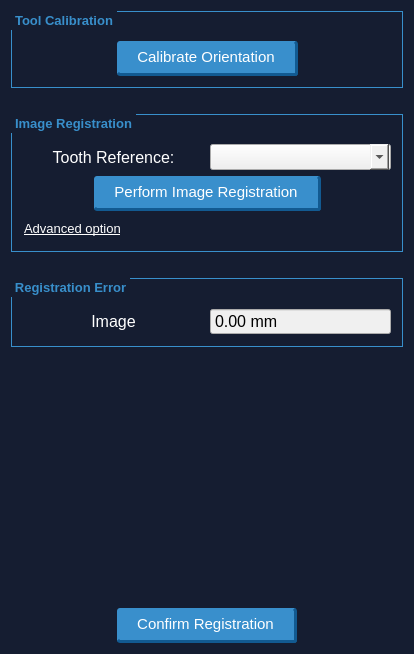
<?xml version="1.0" encoding="UTF-8"?>
<ui version="4.0">
 <class>SCBDentalRegistrationPipeline</class>
 <widget class="QWidget" name="SCBDentalRegistrationPipeline">
  <property name="geometry">
   <rect>
    <x>0</x>
    <y>0</y>
    <width>414</width>
    <height>654</height>
   </rect>
  </property>
  <property name="minimumSize">
   <size>
    <width>414</width>
    <height>0</height>
   </size>
  </property>
  <property name="maximumSize">
   <size>
    <width>414</width>
    <height>16777215</height>
   </size>
  </property>
  <property name="windowTitle">
   <string>Registration</string>
  </property>
  <property name="styleSheet">
   <string notr="true">QWidget{
        background-color:#151d31}</string>
  </property>
  <layout class="QVBoxLayout" name="verticalLayout">
   <item>
    <widget class="QGroupBox" name="groupBox_Tracking_2">
     <property name="font">
      <font>
       <pointsize>10</pointsize>
       <weight>75</weight>
       <bold>true</bold>
      </font>
     </property>
     <property name="styleSheet">
      <string notr="true">QGroupBox {
    background-color: transparent;
    border: 1px solid #388fcb;
    border-radius: 0px;
    margin-top: 4ex; /* leave space at the top for the title */
    font-weight: bold;
	
}

QGroupBox::title {
    subcontrol-origin: margin;
    subcontrol-position: top left; /* position at the top center */
    color: #388fcb;
    padding: 2px;
}</string>
     </property>
     <property name="title">
      <string>Tool Calibration</string>
     </property>
     <layout class="QHBoxLayout" name="horizontalLayout_5">
      <item>
       <spacer name="horizontalSpacer">
        <property name="orientation">
         <enum>Qt::Horizontal</enum>
        </property>
        <property name="sizeHint" stdset="0">
         <size>
          <width>83</width>
          <height>20</height>
         </size>
        </property>
       </spacer>
      </item>
      <item>
       <widget class="QPushButton" name="pushButtonCalibrateOrientation">
        <property name="sizePolicy">
         <sizepolicy hsizetype="Preferred" vsizetype="Fixed">
          <horstretch>0</horstretch>
          <verstretch>0</verstretch>
         </sizepolicy>
        </property>
        <property name="minimumSize">
         <size>
          <width>0</width>
          <height>0</height>
         </size>
        </property>
        <property name="maximumSize">
         <size>
          <width>16777215</width>
          <height>16777215</height>
         </size>
        </property>
        <property name="font">
         <font>
          <family>Microsoft YaHei UI</family>
          <pointsize>11</pointsize>
         </font>
        </property>
        <property name="styleSheet">
         <string notr="true">QPushButton{
padding:7px 20px 7px 20px;
outline:none;
background-color: #398fcc;
border-radius:3px; 
border-top: none;
border-left: none;
border-right: 3px  solid #125a91;
border-bottom: 3px  solid #125a91;
color:rgb(255, 255, 255);
}

QPushButton:hover{ 
background-color:#2fa2f4; 
color: white; 
}

QPushButton:pressed
{ 
background-color: #398fcc;
border:none;
}


/*
QPushButton {
color: #333;
border: 2px solid #555;
border-radius: 11px;
padding: 5px;
background: qradialgradient(cx: 0.3, cy: -0.4,
fx: 0.3, fy: -0.4,
radius: 1.35, stop: 0 #fff, stop: 1 #888);
min-width: 80px;
}

QPushButton:hover {
background: qradialgradient(cx: 0.3, cy: -0.4,
fx: 0.3, fy: -0.4,
radius: 1.35, stop: 0 #fff, stop: 1 #bbb);
}

QPushButton:pressed {
background: qradialgradient(cx: 0.4, cy: -0.1,
fx: 0.4, fy: -0.1,
radius: 1.35, stop: 0 #fff, stop: 1 #ddd);
}
*/</string>
        </property>
        <property name="text">
         <string>Calibrate Orientation</string>
        </property>
       </widget>
      </item>
      <item>
       <spacer name="horizontalSpacer_2">
        <property name="orientation">
         <enum>Qt::Horizontal</enum>
        </property>
        <property name="sizeHint" stdset="0">
         <size>
          <width>83</width>
          <height>20</height>
         </size>
        </property>
       </spacer>
      </item>
     </layout>
    </widget>
   </item>
   <item>
    <widget class="QLabel" name="label_4">
     <property name="styleSheet">
      <string notr="true">background-color: transparent;</string>
     </property>
     <property name="text">
      <string/>
     </property>
     <property name="pixmap">
      <pixmap>:/HyperBlue/hyperblue/icon/arrow.png</pixmap>
     </property>
     <property name="alignment">
      <set>Qt::AlignCenter</set>
     </property>
    </widget>
   </item>
   <item>
    <widget class="QGroupBox" name="groupBoxImageRegistration">
     <property name="font">
      <font>
       <pointsize>10</pointsize>
       <weight>75</weight>
       <bold>true</bold>
      </font>
     </property>
     <property name="styleSheet">
      <string notr="true">QGroupBox {
    background-color: transparent;
    border: 1px solid #388fcb;
    border-radius: 0px;
    margin-top: 4ex; /* leave space at the top for the title */
    font-weight: bold;
	
}

QGroupBox::title {
    subcontrol-origin: margin;
    subcontrol-position: top left; /* position at the top center */
    color: #388fcb;
    padding: 2px;
}</string>
     </property>
     <property name="title">
      <string>Image Registration</string>
     </property>
     <layout class="QVBoxLayout" name="verticalLayout_2">
      <item>
       <layout class="QHBoxLayout" name="horizontalLayout">
        <item>
         <widget class="QLabel" name="labelToothReference">
          <property name="font">
           <font>
            <family>Microsoft YaHei UI</family>
            <pointsize>12</pointsize>
           </font>
          </property>
          <property name="styleSheet">
           <string notr="true">color:white; background-color: transparent;</string>
          </property>
          <property name="text">
           <string>Tooth Reference:</string>
          </property>
          <property name="alignment">
           <set>Qt::AlignCenter</set>
          </property>
         </widget>
        </item>
        <item>
         <widget class="QComboBox" name="comboBoxToothReference">
          <property name="font">
           <font>
            <pointsize>11</pointsize>
           </font>
          </property>
          <property name="styleSheet">
           <string notr="true">QComboBox{
background-color: #f0f0f0;
color:black;
}

QComboBox:!editable, QComboBox::drop-down:editable {
background-color: #f0f0f0;
color:black;
}

QWidget{
background-color: #f0f0f0;
color:black;
}

QComboBox QAbstractItemView
{
selection-color: black;
selection-background-color: #2fa2f4;
}</string>
          </property>
          <item>
           <property name="text">
            <string/>
           </property>
          </item>
          <item>
           <property name="text">
            <string>L-Dental</string>
           </property>
          </item>
          <item>
           <property name="text">
            <string>R-Dental</string>
           </property>
          </item>
          <item>
           <property name="text">
            <string>TeethRef</string>
           </property>
          </item>
         </widget>
        </item>
       </layout>
      </item>
      <item>
       <layout class="QHBoxLayout" name="horizontalLayout_4">
        <item>
         <spacer name="horizontalSpacer_4">
          <property name="orientation">
           <enum>Qt::Horizontal</enum>
          </property>
          <property name="sizeHint" stdset="0">
           <size>
            <width>40</width>
            <height>20</height>
           </size>
          </property>
         </spacer>
        </item>
        <item>
         <widget class="QPushButton" name="pushButtonTrackerInImageRegistration">
          <property name="sizePolicy">
           <sizepolicy hsizetype="Preferred" vsizetype="Fixed">
            <horstretch>0</horstretch>
            <verstretch>0</verstretch>
           </sizepolicy>
          </property>
          <property name="minimumSize">
           <size>
            <width>0</width>
            <height>0</height>
           </size>
          </property>
          <property name="maximumSize">
           <size>
            <width>16777215</width>
            <height>16777215</height>
           </size>
          </property>
          <property name="font">
           <font>
            <family>Microsoft YaHei UI</family>
            <pointsize>11</pointsize>
           </font>
          </property>
          <property name="styleSheet">
           <string notr="true">QPushButton{
padding:7px 20px 7px 20px;
outline:none;
background-color: #398fcc;
border-radius:3px; 
border-top: none;
border-left: none;
border-right: 3px  solid #125a91;
border-bottom: 3px  solid #125a91;
color:rgb(255, 255, 255);
}

QPushButton:hover{ 
background-color:#2fa2f4; 
color: white; 
}

QPushButton:pressed
{ 
background-color: #398fcc;
border:none;
}


/*
QPushButton {
color: #333;
border: 2px solid #555;
border-radius: 11px;
padding: 5px;
background: qradialgradient(cx: 0.3, cy: -0.4,
fx: 0.3, fy: -0.4,
radius: 1.35, stop: 0 #fff, stop: 1 #888);
min-width: 80px;
}

QPushButton:hover {
background: qradialgradient(cx: 0.3, cy: -0.4,
fx: 0.3, fy: -0.4,
radius: 1.35, stop: 0 #fff, stop: 1 #bbb);
}

QPushButton:pressed {
background: qradialgradient(cx: 0.4, cy: -0.1,
fx: 0.4, fy: -0.1,
radius: 1.35, stop: 0 #fff, stop: 1 #ddd);
}
*/</string>
          </property>
          <property name="text">
           <string>Perform Image Registration</string>
          </property>
         </widget>
        </item>
        <item>
         <spacer name="horizontalSpacer_3">
          <property name="orientation">
           <enum>Qt::Horizontal</enum>
          </property>
          <property name="sizeHint" stdset="0">
           <size>
            <width>40</width>
            <height>20</height>
           </size>
          </property>
         </spacer>
        </item>
       </layout>
      </item>
      <item>
       <widget class="QPushButton" name="pushButtonAdvancedOption">
        <property name="font">
         <font>
          <pointsize>10</pointsize>
          <underline>true</underline>
         </font>
        </property>
        <property name="cursor">
         <cursorShape>PointingHandCursor</cursorShape>
        </property>
        <property name="styleSheet">
         <string notr="true">QPushButton{
text-align: left;
color:white;
}</string>
        </property>
        <property name="text">
         <string>Advanced option</string>
        </property>
        <property name="flat">
         <bool>true</bool>
        </property>
       </widget>
      </item>
     </layout>
    </widget>
   </item>
   <item>
    <widget class="QLabel" name="label_3">
     <property name="styleSheet">
      <string notr="true">background-color: transparent;</string>
     </property>
     <property name="text">
      <string/>
     </property>
     <property name="pixmap">
      <pixmap>:/HyperBlue/hyperblue/icon/arrow.png</pixmap>
     </property>
     <property name="alignment">
      <set>Qt::AlignCenter</set>
     </property>
    </widget>
   </item>
   <item>
    <widget class="QGroupBox" name="groupBoxRegistrationError">
     <property name="font">
      <font>
       <pointsize>10</pointsize>
       <weight>75</weight>
       <bold>true</bold>
      </font>
     </property>
     <property name="styleSheet">
      <string notr="true">QGroupBox {
    background-color: transparent;
    border: 1px solid #388fcb;
    border-radius: 0px;
    margin-top: 4ex; /* leave space at the top for the title */
    font-weight: bold;
	
}

QGroupBox::title {
    subcontrol-origin: margin;
    subcontrol-position: top left; /* position at the top center */
    color: #388fcb;
    padding: 2px;
}</string>
     </property>
     <property name="title">
      <string>Registration Error</string>
     </property>
     <layout class="QVBoxLayout" name="verticalLayout_5">
      <item>
       <layout class="QHBoxLayout" name="horizontalLayout_2">
        <item>
         <widget class="QLabel" name="labelImageError">
          <property name="font">
           <font>
            <family>Microsoft YaHei UI</family>
            <pointsize>12</pointsize>
           </font>
          </property>
          <property name="styleSheet">
           <string notr="true">color:white; background-color: transparent;</string>
          </property>
          <property name="text">
           <string>Image</string>
          </property>
          <property name="alignment">
           <set>Qt::AlignCenter</set>
          </property>
         </widget>
        </item>
        <item>
         <widget class="QDoubleSpinBox" name="doubleSpinBoxTrackerInImage">
          <property name="font">
           <font>
            <pointsize>12</pointsize>
           </font>
          </property>
          <property name="styleSheet">
           <string notr="true">QDoubleSpinBox{
background-color: #f0f0f0;
color:black;
}</string>
          </property>
          <property name="readOnly">
           <bool>true</bool>
          </property>
          <property name="buttonSymbols">
           <enum>QAbstractSpinBox::NoButtons</enum>
          </property>
          <property name="suffix">
           <string> mm</string>
          </property>
         </widget>
        </item>
       </layout>
      </item>
     </layout>
    </widget>
   </item>
   <item>
    <spacer name="verticalSpacer">
     <property name="orientation">
      <enum>Qt::Vertical</enum>
     </property>
     <property name="sizeHint" stdset="0">
      <size>
       <width>20</width>
       <height>40</height>
      </size>
     </property>
    </spacer>
   </item>
   <item>
    <widget class="QLabel" name="label_6">
     <property name="styleSheet">
      <string notr="true">background-color: transparent;</string>
     </property>
     <property name="text">
      <string/>
     </property>
     <property name="pixmap">
      <pixmap>:/HyperBlue/hyperblue/icon/arrow.png</pixmap>
     </property>
     <property name="alignment">
      <set>Qt::AlignCenter</set>
     </property>
    </widget>
   </item>
   <item>
    <spacer name="verticalSpacer_3">
     <property name="orientation">
      <enum>Qt::Vertical</enum>
     </property>
     <property name="sizeHint" stdset="0">
      <size>
       <width>17</width>
       <height>44</height>
      </size>
     </property>
    </spacer>
   </item>
   <item>
    <layout class="QHBoxLayout" name="horizontalLayout_7">
     <item>
      <spacer name="horizontalSpacer_7">
       <property name="orientation">
        <enum>Qt::Horizontal</enum>
       </property>
       <property name="sizeHint" stdset="0">
        <size>
         <width>40</width>
         <height>20</height>
        </size>
       </property>
      </spacer>
     </item>
     <item>
      <widget class="QPushButton" name="pushButtonRegistrationConfirm">
       <property name="sizePolicy">
        <sizepolicy hsizetype="Preferred" vsizetype="Fixed">
         <horstretch>0</horstretch>
         <verstretch>0</verstretch>
        </sizepolicy>
       </property>
       <property name="minimumSize">
        <size>
         <width>0</width>
         <height>0</height>
        </size>
       </property>
       <property name="maximumSize">
        <size>
         <width>16777215</width>
         <height>16777215</height>
        </size>
       </property>
       <property name="font">
        <font>
         <family>Microsoft YaHei UI</family>
         <pointsize>11</pointsize>
        </font>
       </property>
       <property name="styleSheet">
        <string notr="true">QPushButton{
padding:7px 20px 7px 20px;
outline:none;
background-color: #398fcc;
border-radius:3px; 
border-top: none;
border-left: none;
border-right: 3px  solid #125a91;
border-bottom: 3px  solid #125a91;
color:rgb(255, 255, 255);
}

QPushButton:hover{ 
background-color:#2fa2f4; 
color: white; 
}

QPushButton:pressed
{ 
background-color: #398fcc;
border:none;
}


/*
QPushButton {
color: #333;
border: 2px solid #555;
border-radius: 11px;
padding: 5px;
background: qradialgradient(cx: 0.3, cy: -0.4,
fx: 0.3, fy: -0.4,
radius: 1.35, stop: 0 #fff, stop: 1 #888);
min-width: 80px;
}

QPushButton:hover {
background: qradialgradient(cx: 0.3, cy: -0.4,
fx: 0.3, fy: -0.4,
radius: 1.35, stop: 0 #fff, stop: 1 #bbb);
}

QPushButton:pressed {
background: qradialgradient(cx: 0.4, cy: -0.1,
fx: 0.4, fy: -0.1,
radius: 1.35, stop: 0 #fff, stop: 1 #ddd);
}
*/</string>
       </property>
       <property name="text">
        <string>Confirm Registration</string>
       </property>
      </widget>
     </item>
     <item>
      <spacer name="horizontalSpacer_8">
       <property name="orientation">
        <enum>Qt::Horizontal</enum>
       </property>
       <property name="sizeHint" stdset="0">
        <size>
         <width>40</width>
         <height>20</height>
        </size>
       </property>
      </spacer>
     </item>
    </layout>
   </item>
  </layout>
 </widget>
 <resources>
  <include location="Resource/Dental.qrc"/>
 </resources>
 <connections/>
</ui>
